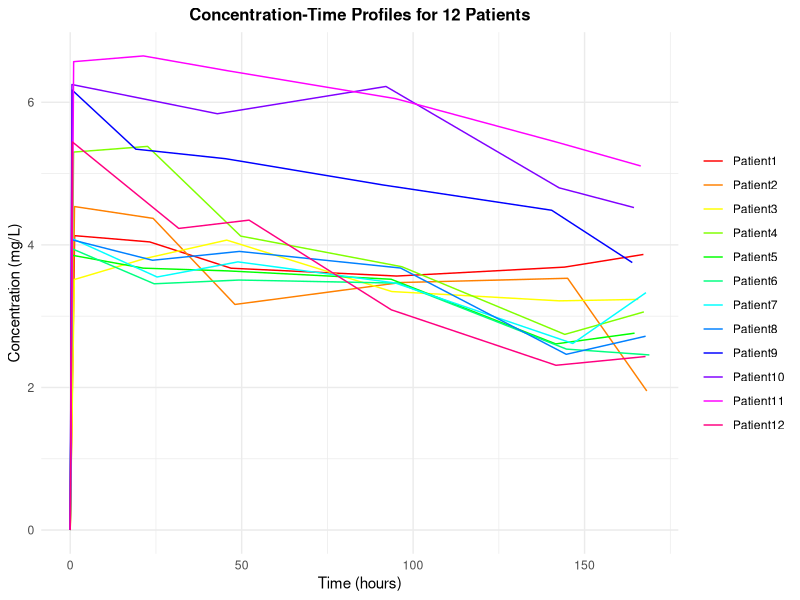
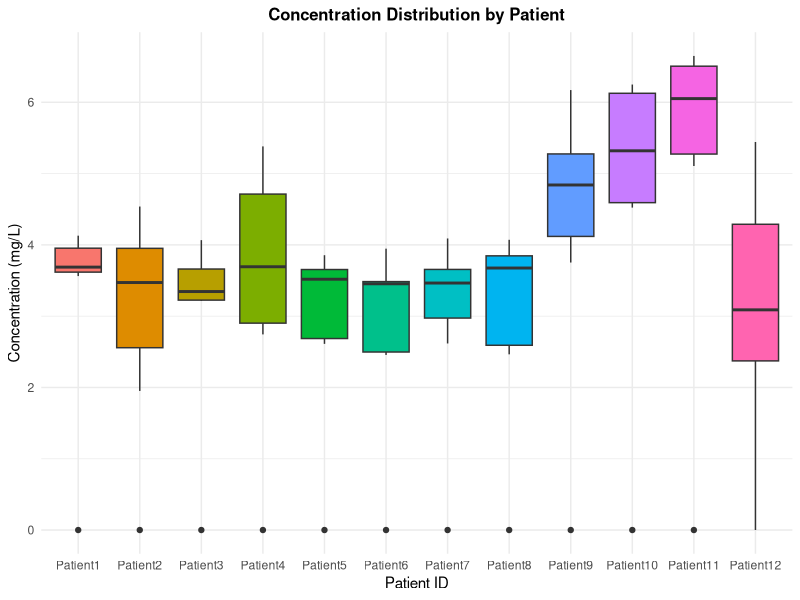
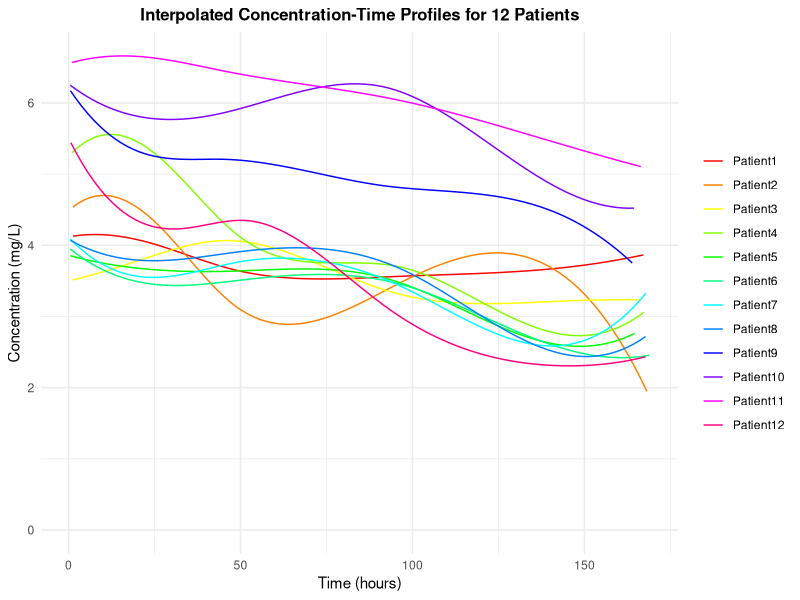
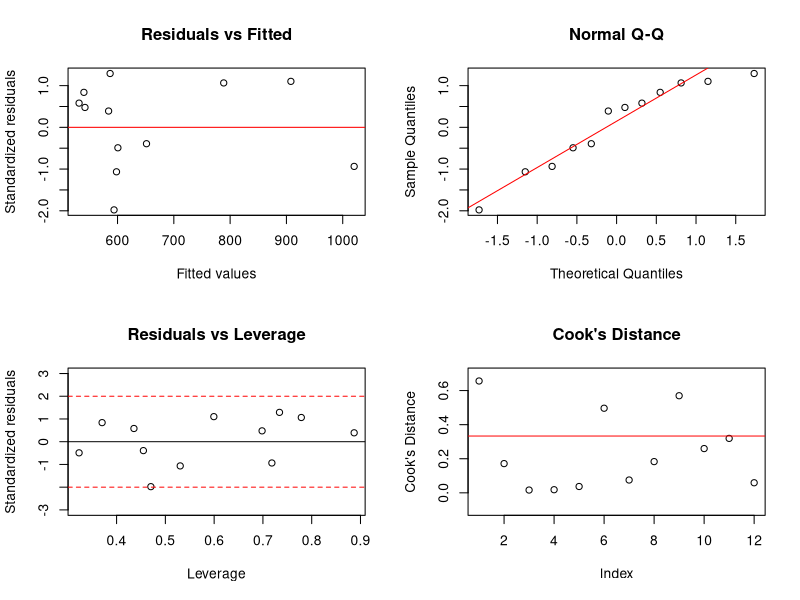
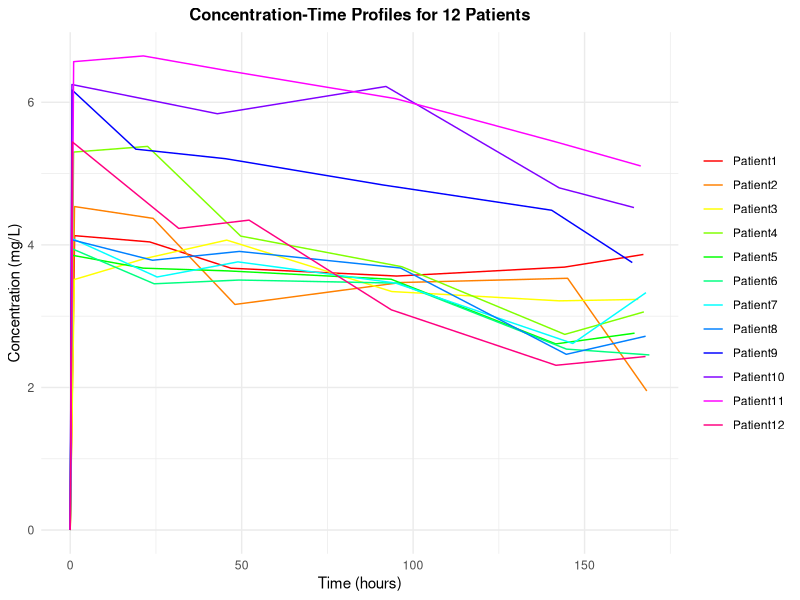
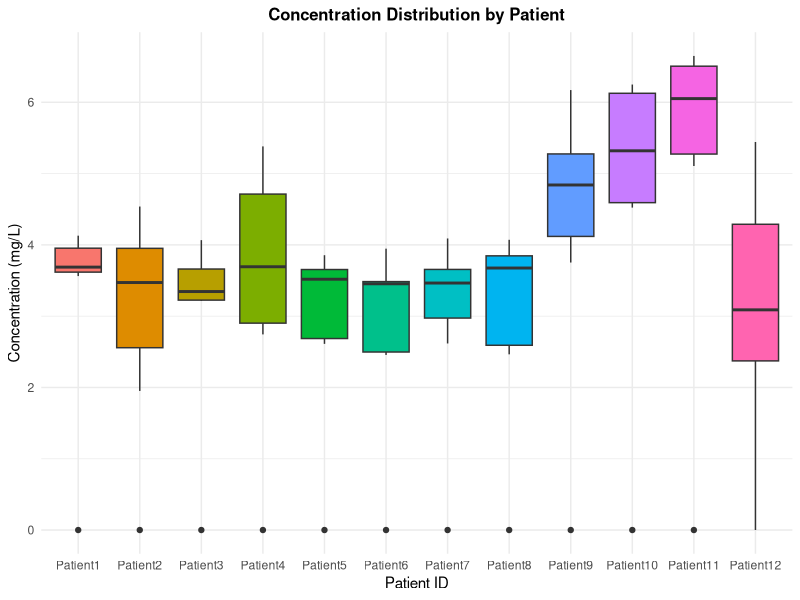
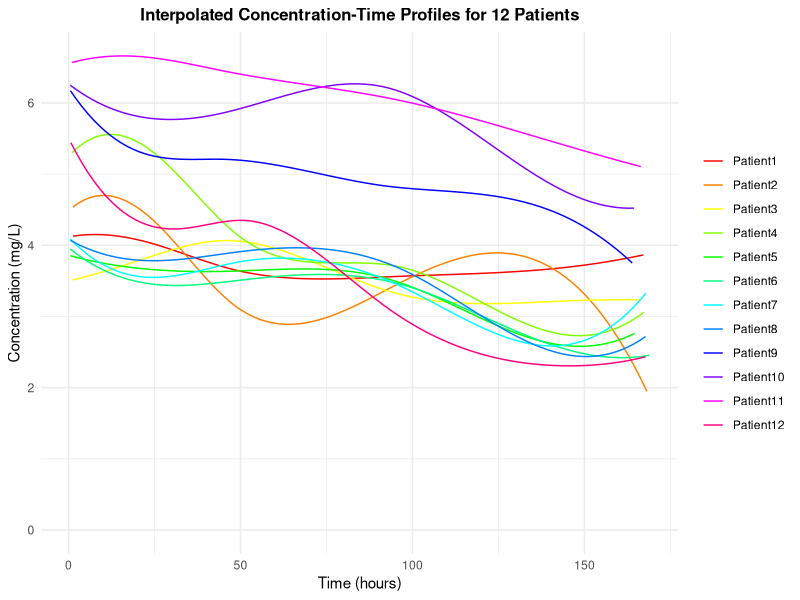

The R source for these figures, in order:
library(ggplot2)
library(dplyr)
library(tidyr)

# read file
setwd("E:/桌面/KTH/Year1_KTH/Statistics for Medical Engineering/Seminar1")
data <- read.csv("conctimedata_reduced.csv")
# extract essential data
data_subset <- data[, c("ID", "TIME", "DV")]
data_subset$ID <- as.factor(data_subset$ID)
data_subset$ID <- factor(data_subset$ID, labels = paste0("Patient", 1:12))
patient_colors <- setNames(rainbow(12), paste0("Patient", 1:12))
# draw DV-TIME curve
p <- ggplot(data_subset, aes(x = TIME, y = DV, group = ID, color = ID)) +
  geom_line(size = 0.5) + 
  labs(title = "Concentration-Time Profiles for 12 Patients",
       x = "Time (hours)", y = "Concentration (mg/L)") +
  scale_color_manual(values = patient_colors, 
                     labels = paste0("Patient", 1:12)) +
  theme_minimal() +
  theme(legend.title = element_blank(),
        plot.title = element_text(size = 12, face="bold", hjust = 0.5))
# save and adjust windows width & height
ggsave("concentration_profiles.jpg", plot = p, 
       width = 1600/300, height = 1200/300, units = "in", dpi = 300)
print(p)

# draw boxplot
p_box <- ggplot(data_subset, aes(x = ID, y = DV, fill = ID)) +
  geom_boxplot() +
  labs(title = "Concentration Distribution by Patient",
       x = "Patient ID", 
       y = "Concentration (mg/L)") +
  theme_minimal() +
  theme(legend.position = "none",
        plot.title = element_text(size = 12, face="bold", hjust = 0.5))
# save and adjust windows width & height
ggsave("concentration_boxplot.jpg", plot = p_box,
       width = 1600/300, height = 1200/300, units = "in", dpi = 300)
print(p_box)


# Cubic Spline Interpolation
# create a new container to save data
interpolated_data <- data.frame(TIME = numeric(), DV = numeric(), ID = character())
# Cubic Spline Interpolation
for (id in levels(data_subset$ID)) {
  subset_data <- data_subset[data_subset$ID == id, ]
  subset_data <- subset_data[!(subset_data$TIME == 0 & subset_data$DV == 0), ]
  interpolated <- spline(subset_data$TIME, subset_data$DV, xout = seq(min(subset_data$TIME), max(subset_data$TIME), length.out = 100))
  interpolated_data <- rbind(interpolated_data, data.frame(TIME = interpolated$x, DV = interpolated$y, ID = id))
}
interpolated_data$ID <- factor(interpolated_data$ID, levels = levels(data_subset$ID))
# draw a new curve
p_interpolated <- ggplot(interpolated_data, aes(x = TIME, y = DV, group = ID, color = factor(ID))) +
  geom_line(size = 0.5) +
  labs(title = "Interpolated Concentration-Time Profiles for 12 Patients",
       x = "Time (hours)", y = "Concentration (mg/L)") +
  scale_color_manual(values = patient_colors,
                     labels = paste0("Patient", 1:12)) +
  theme_minimal() +
  theme(legend.title = element_blank(),
        plot.title = element_text(size = 12, face="bold", hjust = 0.5)) +
  coord_cartesian(ylim = c(0, NA))

ggsave("interpolated_concentration_profiles.jpg", plot = p_interpolated, 
       width = 1600/300, height = 1200/300, units = "in", dpi = 300)
print(p_interpolated)


# initialize the container for storing integral results
integrated_results <- data.frame(ID = character(), Integral = numeric(), stringsAsFactors = FALSE)

# set integral interval
lower_bound <- 1
upper_bound <- 166

# Integral after interpolation
for (id in levels(interpolated_data$ID)) {
  subset_data <- interpolated_data[interpolated_data$ID == id, ]
  
  # if there are enough data points to do the integration
  if (nrow(subset_data) > 1) {
    # create cubic spline interpolation function based on the interpolated data
    spline_function <- splinefun(subset_data$TIME, subset_data$DV)
    
    # perform the integral over the interval [1, 166]
    integral_value <- integrate(spline_function, lower = lower_bound, upper = upper_bound)$value
    
    # save the integral result
    integrated_results <- rbind(integrated_results, data.frame(ID = id, Integral = integral_value))
  } else {
    message(paste("ID", id, "error"))
  }
}
# print the integral results
print(integrated_results)


# read file
data <- read.csv("data_task4.csv", sep = ",")
# multiple linear regression
model <- lm(AUC ~ WGT + BSA + AGE + HGT + DOSE + GFR, data = data)
summary(model)

# 模型诊断
par(mfrow = c(2, 2)) # 创建多个图形窗口

# 残差与拟合值图
plot(fitted(model), rstandard(model), main = "Residuals vs Fitted", xlab = "Fitted values", ylab = "Standardized residuals")
abline(h = 0, col = "red")

# 正态Q-Q图
qqnorm(rstandard(model), main = "Normal Q-Q")
qqline(rstandard(model), col = "red")

# 残差与杠杆值图
plot(hatvalues(model), rstandard(model), 
     main = "Residuals vs Leverage", 
     xlab = "Leverage", 
     ylab = "Standardized residuals", 
     ylim = c(-3, 3))  # 调整y轴范围为-3到3

abline(h = 0, col = "black", lty = 1)  # 在y=0处画实线
abline(h = c(-2, 2), col = "red", lty = 2)  # 在y=±2处画虚线


# Cook's距离图
plot(cooks.distance(model), 
     main = "Cook's Distance", 
     ylab = "Cook's Distance", 
     xlab = "Index", 
     ylim = c(-0.1, 0.7))  # 调整y轴范围为-3到3
abline(h = 4 / length(data$AUC), col = "red")
